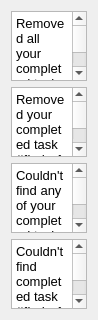
              <widget class="QWidget" name="page_8">
               <property name="geometry">
                <rect>
                 <x>0</x>
                 <y>0</y>
                 <width>98</width>
                 <height>320</height>
                </rect>
               </property>
               <property name="font">
                <font>
                 <pointsize>13</pointsize>
                 <weight>50</weight>
                 <italic>false</italic>
                 <bold>false</bold>
                </font>
               </property>
               <attribute name="label">
                <string>User</string>
               </attribute>
               <layout class="QVBoxLayout" name="verticalLayout_17">
                <item>
                 <widget class="QPlainTextEdit" name="rmvDone">
                  <property name="font">
                   <font>
                    <pointsize>10</pointsize>
                    <weight>50</weight>
                    <italic>false</italic>
                    <bold>false</bold>
                   </font>
                  </property>
                  <property name="plainText">
                   <string>Removed all your completed tasks.</string>
                  </property>
                 </widget>
                </item>
                <item>
                 <widget class="QPlainTextEdit" name="rmvDoneNum">
                  <property name="font">
                   <font>
                    <pointsize>10</pointsize>
                    <weight>50</weight>
                    <italic>false</italic>
                    <bold>false</bold>
                   </font>
                  </property>
                  <property name="plainText">
                   <string>Removed your completed task #{index}.</string>
                  </property>
                 </widget>
                </item>
                <item>
                 <widget class="QPlainTextEdit" name="rmvDoneFail">
                  <property name="font">
                   <font>
                    <pointsize>10</pointsize>
                    <weight>50</weight>
                    <italic>false</italic>
                    <bold>false</bold>
                   </font>
                  </property>
                  <property name="plainText">
                   <string>Couldn't find any of your completed tasks.</string>
                  </property>
                 </widget>
                </item>
                <item>
                 <widget class="QPlainTextEdit" name="rmvDoneNumFail">
                  <property name="font">
                   <font>
                    <pointsize>10</pointsize>
                    <weight>50</weight>
                    <italic>false</italic>
                    <bold>false</bold>
                   </font>
                  </property>
                  <property name="plainText">
                   <string>Couldn't find completed task #{index}.</string>
                  </property>
                 </widget>
                </item>
               </layout>
              </widget>
